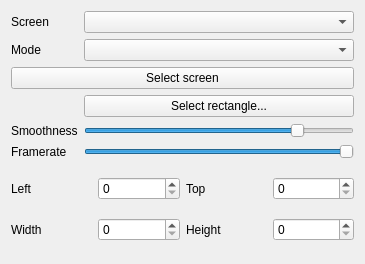
<?xml version="1.0" encoding="UTF-8"?>
<ui version="4.0">
 <class>Ambient</class>
 <widget class="QWidget" name="Ambient">
  <property name="geometry">
   <rect>
    <x>0</x>
    <y>0</y>
    <width>365</width>
    <height>264</height>
   </rect>
  </property>
  <property name="windowTitle">
   <string>Form</string>
  </property>
  <layout class="QGridLayout" name="gridLayout" columnstretch="0,0">
   <item row="2" column="1">
    <widget class="QComboBox" name="mode"/>
   </item>
   <item row="2" column="0">
    <widget class="QLabel" name="mode_label">
     <property name="text">
      <string>Mode</string>
     </property>
    </widget>
   </item>
   <item row="4" column="1">
    <widget class="QPushButton" name="select_rectangle">
     <property name="text">
      <string>Select rectangle...</string>
     </property>
    </widget>
   </item>
   <item row="8" column="0" colspan="2">
    <widget class="QFrame" name="position_frame">
     <property name="frameShape">
      <enum>QFrame::Shape::NoFrame</enum>
     </property>
     <property name="frameShadow">
      <enum>QFrame::Shadow::Raised</enum>
     </property>
     <layout class="QGridLayout" name="gridLayout_2" columnstretch="0,0,0,0">
      <property name="leftMargin">
       <number>0</number>
      </property>
      <property name="topMargin">
       <number>0</number>
      </property>
      <property name="rightMargin">
       <number>0</number>
      </property>
      <property name="bottomMargin">
       <number>0</number>
      </property>
      <item row="1" column="2">
       <widget class="QLabel" name="top_label">
        <property name="text">
         <string>Top</string>
        </property>
       </widget>
      </item>
      <item row="2" column="0">
       <widget class="QLabel" name="width_label">
        <property name="text">
         <string>Width</string>
        </property>
       </widget>
      </item>
      <item row="1" column="1">
       <widget class="QSpinBox" name="left">
        <property name="maximum">
         <number>9999</number>
        </property>
       </widget>
      </item>
      <item row="2" column="2">
       <widget class="QLabel" name="height_label">
        <property name="text">
         <string>Height</string>
        </property>
       </widget>
      </item>
      <item row="2" column="1">
       <widget class="QSpinBox" name="width">
        <property name="maximum">
         <number>9999</number>
        </property>
       </widget>
      </item>
      <item row="1" column="0">
       <widget class="QLabel" name="left_label">
        <property name="text">
         <string>Left</string>
        </property>
       </widget>
      </item>
      <item row="1" column="3">
       <widget class="QSpinBox" name="top">
        <property name="maximum">
         <number>9999</number>
        </property>
       </widget>
      </item>
      <item row="2" column="3">
       <widget class="QSpinBox" name="height">
        <property name="maximum">
         <number>9999</number>
        </property>
       </widget>
      </item>
     </layout>
    </widget>
   </item>
   <item row="1" column="0">
    <widget class="QLabel" name="screen_label">
     <property name="text">
      <string>Screen</string>
     </property>
    </widget>
   </item>
   <item row="1" column="1">
    <widget class="QComboBox" name="screen"/>
   </item>
   <item row="5" column="1">
    <widget class="QTooltipedSlider" name="smoothness">
     <property name="minimum">
      <number>0</number>
     </property>
     <property name="maximum">
      <number>99</number>
     </property>
     <property name="singleStep">
      <number>1</number>
     </property>
     <property name="pageStep">
      <number>1</number>
     </property>
     <property name="value">
      <number>80</number>
     </property>
     <property name="orientation">
      <enum>Qt::Orientation::Horizontal</enum>
     </property>
    </widget>
   </item>
   <item row="5" column="0">
    <widget class="QLabel" name="smoothness_label">
     <property name="text">
      <string>Smoothness</string>
     </property>
    </widget>
   </item>
   <item row="6" column="0">
    <widget class="QLabel" name="framerate_label">
     <property name="text">
      <string>Framerate</string>
     </property>
    </widget>
   </item>
   <item row="6" column="1">
    <widget class="QSlider" name="framerate">
     <property name="minimum">
      <number>1</number>
     </property>
     <property name="maximum">
      <number>60</number>
     </property>
     <property name="pageStep">
      <number>1</number>
     </property>
     <property name="value">
      <number>60</number>
     </property>
     <property name="orientation">
      <enum>Qt::Orientation::Horizontal</enum>
     </property>
    </widget>
   </item>
   <item row="3" column="0" colspan="2">
    <widget class="QPushButton" name="select_screen">
     <property name="text">
      <string>Select screen</string>
     </property>
    </widget>
   </item>
  </layout>
 </widget>
 <customwidgets>
  <customwidget>
   <class>QTooltipedSlider</class>
   <extends>QSlider</extends>
   <header location="global">QTooltipedSlider.h</header>
  </customwidget>
 </customwidgets>
 <resources/>
 <connections/>
</ui>
